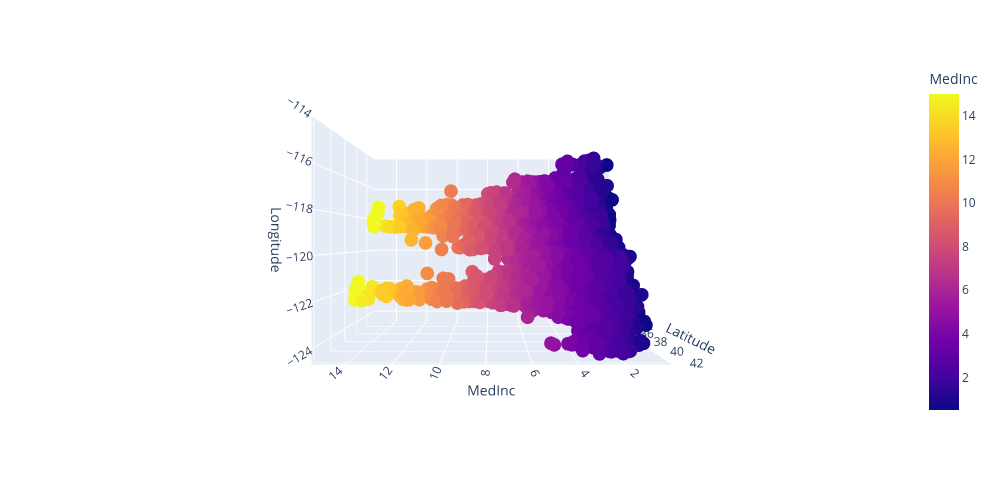

Notebook cell for this chart:
### Markdown cell above
#### El gráfico 3D

### Code cell
fig = px.scatter_3d(df,
                    x='Latitude',
                    y='Longitude',
                    z='MedInc',
                    color='MedInc',
                    width=1000,
                    height=500,
                    color_discrete_sequence=["#E58139", "#39E581", "#8139E5"])
camera = dict(up=dict(x=1, y=3.5, z=0),
              eye=dict(x=2, y=0, z=0))

fig.update_layout(scene_camera=camera)
fig.show()

### Figure 1 — Plotly figure (JSON) as saved in the notebook; plotly's stock layout.template omitted (floating-point values rounded to 4 significant figures; data arrays with more than 128 entries replaced by an {"elided": "..."} marker saying what was removed)
{"data": [{"hovertemplate": "Latitude=%{x}<br>Longitude=%{y}<br>MedInc=%{marker.color}<extra></extra>", "legendgroup": "", "marker": {"color": {"elided": "20635 float values"}, "coloraxis": "coloraxis", "symbol": "circle"}, "mode": "markers", "name": "", "scene": "scene", "showlegend": false, "type": "scatter3d", "x": {"elided": "20635 float values"}, "y": {"elided": "20635 float values"}, "z": {"elided": "20635 float values"}}], "layout": {"coloraxis": {"colorbar": {"title": {"text": "MedInc"}}, "colorscale": [[0, "#0d0887"], [0.1111, "#46039f"], [0.2222, "#7201a8"], [0.3333, "#9c179e"], [0.4444, "#bd3786"], [0.5556, "#d8576b"], [0.6667, "#ed7953"], [0.7778, "#fb9f3a"], [0.8889, "#fdca26"], [1, "#f0f921"]]}, "height": 500, "legend": {"tracegroupgap": 0}, "margin": {"t": 60}, "scene": {"camera": {"eye": {"x": 2, "y": 0, "z": 0}, "up": {"x": 1, "y": 3.5, "z": 0}}, "domain": {"x": [0, 1], "y": [0, 1]}, "xaxis": {"title": {"text": "Latitude"}}, "yaxis": {"title": {"text": "Longitude"}}, "zaxis": {"title": {"text": "MedInc"}}}, "width": 1000}}
